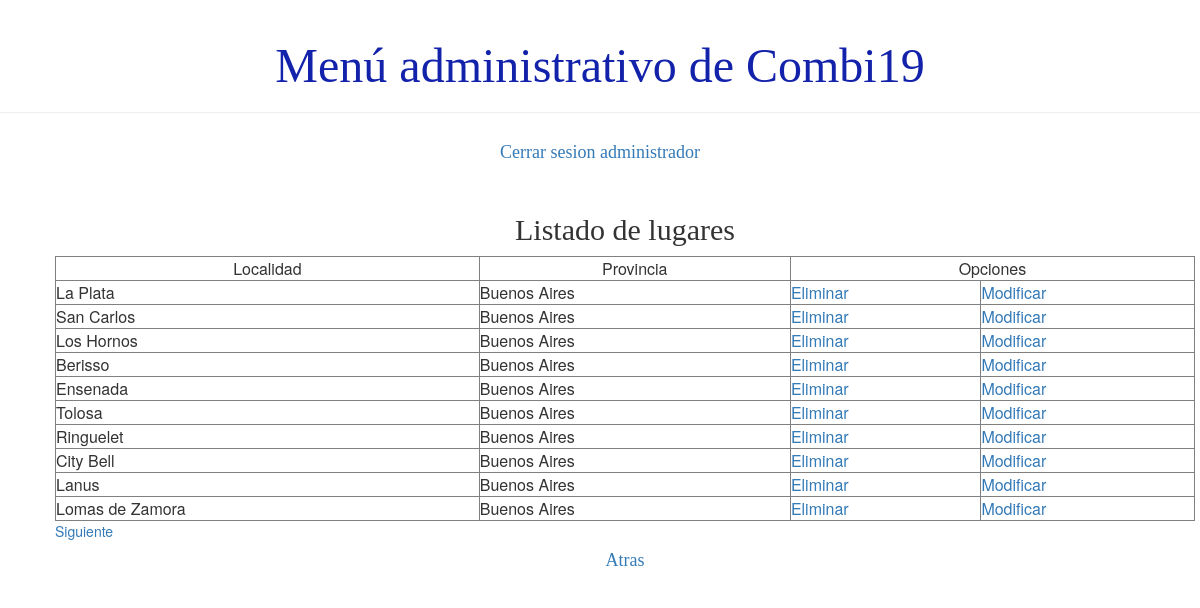
Page /usuario/listaLugar (signed in) on the earlier database version.
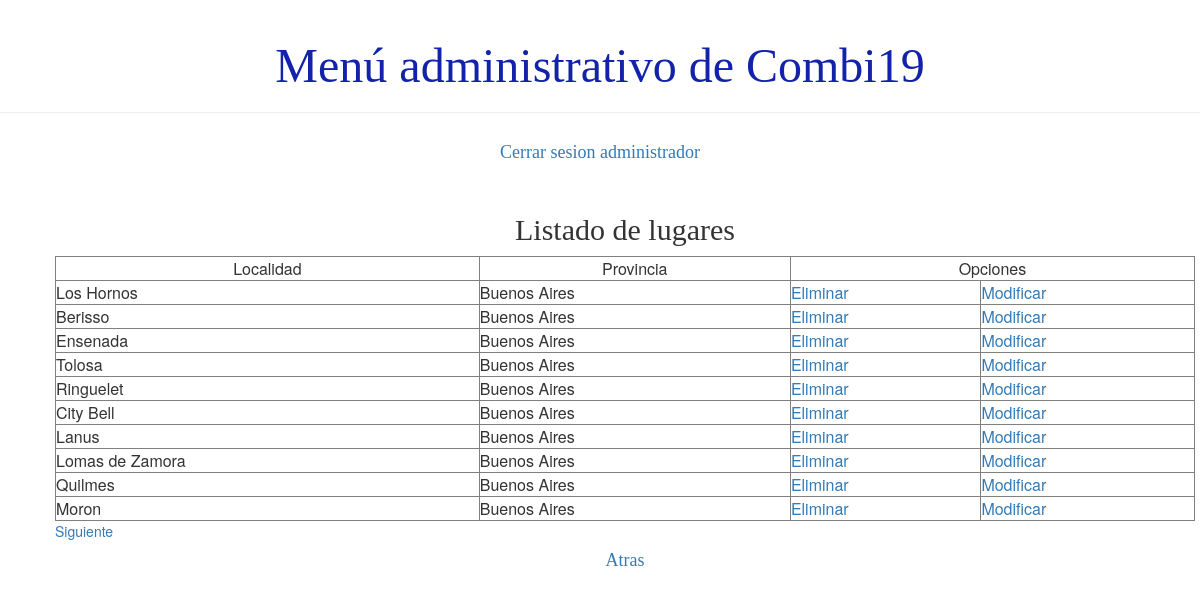
Same page on the later database version.
### demo1/models.py (models this page shows, shortened)
class Lugar(models.Model):
    nombre_de_lugar = models.CharField(max_length=50)
    provincia = models.CharField(max_length=40)
    activo = models.BooleanField(default=True)

### demo1/views.py (the view)
# urls.py: path('usuario/listaLugar', views.listado_lugar ,name='listado_lugar'),
def listado_lugar(request):
    lugares=obtenerListaDeLugares()
    paginator= Paginator(lugares, 10)
    cantidad=False if (paginator.count == 0) else True
    page_number = request.GET.get('page')
    page_obj = paginator.get_page(page_number)
    return render(request, 'demo1/listados/listado_lugar.html', {'page_obj':page_obj, 'cantidad':cantidad})

### demo1/views.py (called while the page is built)
def obtenerValorUnLugar(id):
    rutas=Ruta.objects.filter(activo=True).values()
    for i in rutas:
        if i['origen_id']==id or i['destino_id']==id:
            return False
    return True

def obtenerListaDeLugares():
    lugares=Lugar.objects.filter(activo=True).values()
    lista=[]
    for l in lugares:
        d=obtenerValorUnLugar(l['id'])
        dic={'nombre_de_lugar':l['nombre_de_lugar'], 'provincia':l['provincia'], 'valor':d, 'pk':l['id']}
        lista.append(dic)
    return lista

### demo1/templates/demo1/listados/listado_lugar.html (shortened to what this page needs)
{% extends 'demo1/base.html' %}
{% block content %}
<div class="card">
    <h2>Listado de lugares</h2>
</div>
    <div class="card">
    <table class="tablalista" width=100% border="1">
        <tbody>
        {% if cantidad %}
            <tr>
                <td align="center">Localidad</td>
                <td align="center">Provincia</td>
                <td align="center" colspan="2">Opciones</td>
            </tr>
            {% for lugar in page_obj %}
                <tr>
                    <td>{{lugar.nombre_de_lugar}}</td>
                    <td>{{lugar.provincia }}</td>
                    <td>
                        <a href="{% url 'eliminar_lugar' pk=lugar.pk%}">Eliminar</a></td>
                    <td>
                        <a href="{% url 'modificar_lugar' pk=lugar.pk%}">Modificar</a>
                    </td>
                </tr>
            {% endfor %}
        {% else %}
            <p>No se registro ningun lugar</p>
        {% endif %}
    </tbody>
    </table>
    </div>
    <div>
        {%if page_obj.has_next %}
            <a href="?page={{ page_obj.next_page_number}}">Siguiente</a>
        {%endif%}
</div>
<div class="card"><h4><a href="{% url 'principal' %}">Atras</a></h4></div>
{% endblock %}

Differences in the rows shown:
no longer on this page (row edited): Lugar: nombre_de_lugar "La Plata", provincia "Buenos Aires"
no longer on this page (row edited): Lugar: nombre_de_lugar "San Carlos", provincia "Buenos Aires"
now on this page (row unchanged): Lugar: nombre_de_lugar "Quilmes", provincia "Buenos Aires"
now on this page (row unchanged): Lugar: nombre_de_lugar "Moron", provincia "Buenos Aires"
Other differences:
new list line: "Eliminar Modificar"
list line gone: "Eliminar Modificar"
